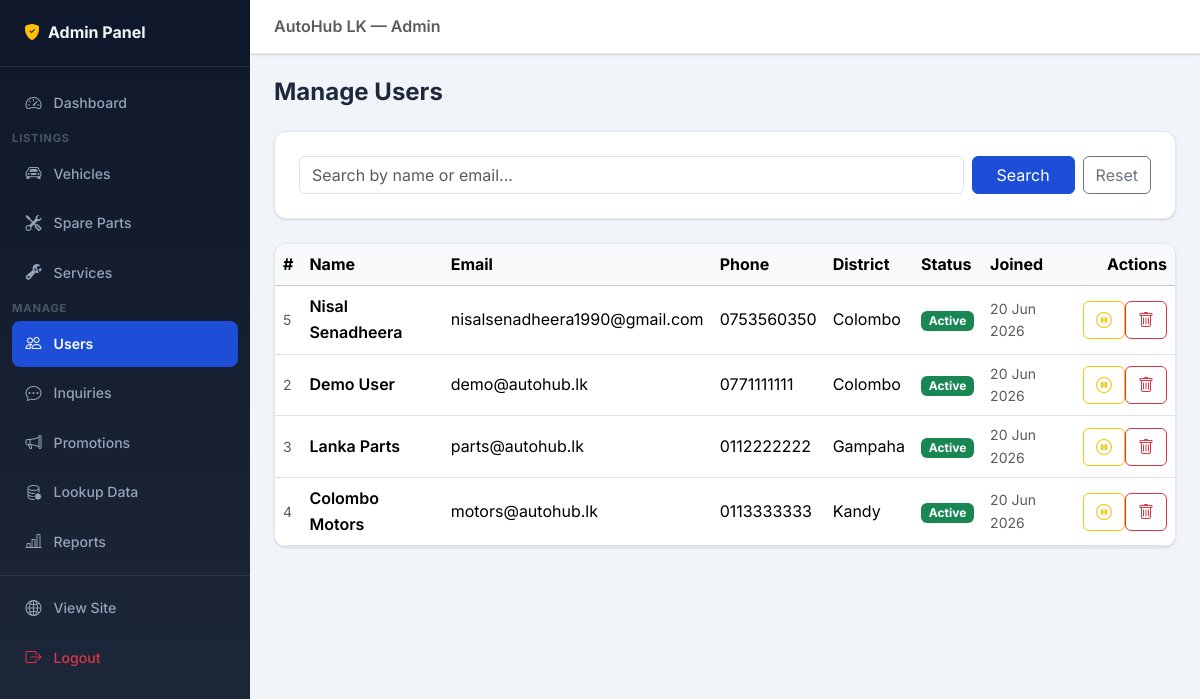
Screenshot of /public/admin/users (signed in) with the database file from the repository.
### tables this page shows
CREATE TABLE `users` (
  `id` int(10) UNSIGNED NOT NULL,
  `name` varchar(120) NOT NULL,
  `email` varchar(180) NOT NULL,
  `phone` varchar(20) NOT NULL DEFAULT '',
  `password_hash` varchar(255) NOT NULL,
  `role` enum('user','admin') NOT NULL DEFAULT 'user',
  `district` varchar(80) NOT NULL DEFAULT '',
  `city` varchar(80) NOT NULL DEFAULT '',
  `status` enum('active','suspended') NOT NULL DEFAULT 'active',
  `created_at` datetime NOT NULL DEFAULT current_timestamp()
);

### app/core/Controller.php (called while the page is built, shortened)
<?php
class Controller
{
    protected function view(string $view, array $data = [], string $layout = 'public'): void
    {
        extract($data);
        $viewFile = APP_ROOT . '/app/views/' . $view . '.php';
        require $viewFile;
    }
    protected function get(string $key, mixed $default = ''): mixed
    {
        return isset($_GET[$key]) ? trim($_GET[$key]) : $default;
    }
}

### app/controllers/AdminController.php (called while the page is built, shortened)
<?php
require_once APP_ROOT . '/app/models/UserModel.php';
class AdminController extends Controller
{
    private UserModel     $users;
    public function __construct()
    {
        $this->users     = new UserModel();
    }
    public function users(): void
    {
        $page   = max(1,(int)$this->get('page',1));
        $search = $this->get('q','');
        $list   = $this->users->listAll($page, ADMIN_ROWS_PER_PAGE, $search);
        $this->view('admin/users/index', compact('list','pag','search'), 'admin');
    }
}

### public/index.php (called while the page is built, shortened)
<?php
require_once ROOT . '/config/database.php';
require_once ROOT . '/app/core/Model.php';
require_once ROOT . '/app/core/Controller.php';
require_once ROOT . '/app/core/Router.php';
require_once ROOT . '/includes/helpers.php';
$router = new Router();
$router->get('/',                      'HomeController@index');
$router->get('/about',                 'AboutController@index');
$router->get('/contact',               'ContactController@show');
$router->post('/contact',              'ContactController@submit');
$router->get('/promotions',            'PromotionController@index');
$router->get('/vehicles',              'VehicleController@index');
$router->get('/vehicles/{id}',         'VehicleController@show');
$router->post('/vehicles/{id}/inquiry','VehicleController@inquiry');
$router->get('/parts',                 'PartController@index');
$router->get('/parts/{id}',            'PartController@show');
$router->post('/parts/{id}/inquiry',   'PartController@inquiry');
$router->get('/services',              'ServiceController@index');
$router->get('/services/{id}',         'ServiceController@show');
$router->post('/services/{id}/inquiry','ServiceController@inquiry');
$router->get('/login',                 'AuthController@showLogin');
$router->post('/login',                'AuthController@login');
$router->get('/register',              'AuthController@showRegister');
$router->post('/register',             'AuthController@register');
$router->get('/logout',                'AuthController@logout');
$router->get('/forgot-password',       'AuthController@showForgotPassword');
$router->post('/forgot-password',      'AuthController@forgotPassword');
$router->get('/ajax/models',           'VehicleController@ajaxModels');
$router->get('/ajax/cities',           'ContactController@ajaxCities');
$router->get('/dashboard',                         'DashboardController@index');
$router->get('/dashboard/profile',                 'DashboardController@profile');
$router->post('/dashboard/profile',                'DashboardController@updateProfile');
$router->get('/dashboard/vehicles',                'DashboardController@myVehicles');
$router->get('/dashboard/vehicles/create',         'DashboardController@createVehicle');
$router->post('/dashboard/vehicles/create',        'DashboardController@storeVehicle');
$router->get('/dashboard/vehicles/{id}/edit',      'DashboardController@editVehicle');
$router->post('/dashboard/vehicles/{id}/edit',     'DashboardController@updateVehicle');
$router->post('/dashboard/vehicles/{id}/delete',   'DashboardController@deleteVehicle');
$router->post('/dashboard/vehicles/{id}/sold',     'DashboardController@markVehicleSold');
$router->get('/dashboard/parts',                   'DashboardController@myParts');
$router->get('/dashboard/parts/create',            'DashboardController@createPart');
$router->post('/dashboard/parts/create',           'DashboardController@storePart');
$router->get('/dashboard/parts/{id}/edit',         'DashboardController@editPart');
$router->post('/dashboard/parts/{id}/edit',        'DashboardController@updatePart');
$router->post('/dashboard/parts/{id}/delete',      'DashboardController@deletePart');
$router->get('/dashboard/services',                'DashboardController@myServices');
$router->get('/dashboard/services/provider/edit',  'DashboardController@editProvider');
$router->post('/dashboard/services/provider/edit', 'DashboardController@updateProvider');
$router->get('/dashboard/services/create',         'DashboardController@createService');
$router->post('/dashboard/services/create',        'DashboardController@storeService');
$router->get('/dashboard/services/{id}/edit',      'DashboardController@editService');
$router->post('/dashboard/services/{id}/edit',     'DashboardController@updateService');
$router->post('/dashboard/services/{id}/delete',   'DashboardController@deleteService');
$router->post('/dashboard/services/{id}/addon',    'DashboardController@addAddon');
$router->post('/dashboard/addons/{id}/delete',     'DashboardController@deleteAddon');
$router->get('/dashboard/inquiries',               'DashboardController@inquiries');
$router->get('/admin/login',                        'AdminController@showLogin');
$router->post('/admin/login',                       'AdminController@login');
$router->get('/admin/logout',                       'AdminController@logout');
$router->get('/admin',                              'AdminController@dashboard');
$router->get('/admin/dashboard',                    'AdminController@dashboard');
$router->get('/admin/users',                        'AdminController@users');
$router->post('/admin/users/{id}/suspend',          'AdminController@suspendUser');
$router->post('/admin/users/{id}/activate',         'AdminController@activateUser');
$router->post('/admin/users/{id}/delete',           'AdminController@deleteUser');
$router->get('/admin/vehicles',                     'AdminController@vehicles');
$router->post('/admin/vehicles/{id}/approve',       'AdminController@approveVehicle');
$router->post('/admin/vehicles/{id}/reject',        'AdminController@rejectVehicle');
$router->post('/admin/vehicles/{id}/feature',       'AdminController@featureVehicle');
$router->post('/admin/vehicles/{id}/delete',        'AdminController@deleteVehicle');
$router->get('/admin/parts',                        'AdminController@parts');
$router->post('/admin/parts/{id}/approve',          'AdminController@approvePart');
$router->post('/admin/parts/{id}/reject',           'AdminController@rejectPart');
$router->post('/admin/parts/{id}/feature',          'AdminController@featurePart');
$router->post('/admin/parts/{id}/delete',           'AdminController@deletePart');
$router->get('/admin/services',                     'AdminController@services');
$router->post('/admin/services/{id}/approve',       'AdminController@approveService');
$router->post('/admin/services/{id}/reject',        'AdminController@rejectService');
$router->post('/admin/services/{id}/delete',        'AdminController@deleteService');
$router->get('/admin/lookup',                       'AdminController@lookup');
$router->post('/admin/lookup/manufacturer',         'AdminController@saveManufacturer');
$router->post('/admin/lookup/manufacturer/{id}/delete', 'AdminController@deleteManufacturer');
$router->post('/admin/lookup/model',                'AdminController@saveModel');
$router->post('/admin/lookup/model/{id}/delete',    'AdminController@deleteModel');
$router->post('/admin/lookup/part-category',        'AdminController@savePartCategory');
$router->post('/admin/lookup/part-category/{id}/delete', 'AdminController@deletePartCategory');
$router->post('/admin/lookup/service-category',     'AdminController@saveServiceCategory');
$router->post('/admin/lookup/service-category/{id}/delete', 'AdminController@deleteServiceCategory');
$router->post('/admin/lookup/district',             'AdminController@saveDistrict');
$router->post('/admin/lookup/city',                 'AdminController@saveCity');
$router->post('/admin/lookup/city/{id}/delete',     'AdminController@deleteCity');
$router->get('/admin/promotions',                   'AdminController@promotions');
$router->post('/admin/promotions/add',              'AdminController@addPromotion');
$router->post('/admin/promotions/{id}/remove',      'AdminController@removePromotion');
$router->get('/admin/inquiries',                    'AdminController@inquiries');
$router->get('/admin/inquiries/{id}',               'AdminController@viewInquiry');
$router->post('/admin/inquiries/{id}/delete',       'AdminController@deleteInquiry');
$router->get('/admin/reports',                      'AdminController@reports');
$url    = $_GET['url'] ?? '/';
$method = $_SERVER['REQUEST_METHOD'];
$router->dispatch($url, $method);

### config/database.php (called while the page is built, shortened)
<?php
class Database
{
    private static ?PDO $instance = null;
    public static function getInstance(): PDO
    {
        if (self::$instance === null) {
            $dsn = sprintf(
                'mysql:host=%s;dbname=%s;charset=%s',
                DB_HOST,
                DB_NAME,
                DB_CHARSET
            );
            $options = [
                PDO::ATTR_ERRMODE            => PDO::ERRMODE_EXCEPTION,
                PDO::ATTR_DEFAULT_FETCH_MODE => PDO::FETCH_ASSOC,
                PDO::ATTR_EMULATE_PREPARES   => false,
                PDO::MYSQL_ATTR_INIT_COMMAND => "SET NAMES utf8mb4 COLLATE utf8mb4_unicode_ci",
            ];
            try {
                self::$instance = new PDO($dsn, DB_USER, DB_PASS, $options);
            } catch (PDOException $e) {
                if (APP_DEBUG) {
                    die('Database connection failed: ' . $e->getMessage());
                } else {
                    die('Database connection error. Please try again later.');
                }
            }
        }
        return self::$instance;
    }
}

### app/models/UserModel.php (called while the page is built, shortened)
<?php
class UserModel extends Model
{
    public function listAll(int $page = 1, int $perPage = 20, string $search = ''): array
    {
        $offset = ($page - 1) * $perPage;
        $like   = '%' . $search . '%';
        $sql = 'SELECT id,name,email,phone,role,district,status,created_at
                FROM users WHERE (name LIKE ? OR email LIKE ?) AND role != "admin"
                ORDER BY created_at DESC LIMIT ? OFFSET ?';
        return $this->fetchAll($sql, [$like, $like, $perPage, $offset]);
    }
}

### app/core/Model.php (called while the page is built, shortened)
<?php
class Model
{
    protected PDO $db;
    public function __construct()
    {
        $this->db = Database::getInstance();
    }
    protected function fetchAll(string $sql, array $params = []): array
    {
        $stmt = $this->db->prepare($sql);
        $stmt->execute($params);
        return $stmt->fetchAll();
    }
}

### app/views/admin/users/index.php (the view, shortened to what this page needs)
<div class="d-flex justify-content-between align-items-center mb-4">
  <h2 class="h4 fw-bold mb-0">Manage Users</h2>
</div>
<div class="dash-card mb-4">
  <form method="GET" class="d-flex gap-2"><input type="text" name="q" class="form-control" placeholder="Search by name or email..." value="<?= e($search) ?>"><button class="btn btn-primary px-4">Search</button><a href="<?= url('admin/users') ?>" class="btn btn-outline-secondary">Reset</a></form>
</div>
<div class="dash-card p-0 overflow-hidden">
  <div class="table-responsive">
    <table class="table table-hover align-middle mb-0">
      <thead class="table-light"><tr><th>#</th><th>Name</th><th>Email</th><th>Phone</th><th>District</th><th>Status</th><th>Joined</th><th class="text-end">Actions</th></tr></thead>
      <tbody>
        <?php foreach ($list as $u): ?>
          <tr>
            <td class="text-muted small"><?= $u['id'] ?></td>
            <td class="fw-semibold"><?= e($u['name']) ?></td>
            <td><?= e($u['email']) ?></td>
            <td><?= e($u['phone']) ?></td>
            <td><?= e($u['district']) ?></td>
            <td><?= statusBadge($u['status']) ?></td>
            <td class="text-muted small"><?= formatDate($u['created_at']) ?></td>
            <td class="text-end">
              <div class="btn-group btn-group-sm">
                <?php if ($u['status']==='active'): ?>
                  <form method="POST" action="<?= url('admin/users/'.$u['id'].'/suspend') ?>" class="d-inline" onsubmit="return confirm('Suspend this user?')"><?= csrfField() ?><button class="btn btn-outline-warning" title="Suspend"><i class="bi bi-pause-circle"></i></button></form>
                <?php else: ?>
                  <form method="POST" action="<?= url('admin/users/'.$u['id'].'/activate') ?>" class="d-inline"><?= csrfField() ?><button class="btn btn-outline-success" title="Activate"><i class="bi bi-play-circle"></i></button></form>
                <?php endif; ?>
                <form method="POST" action="<?= url('admin/users/'.$u['id'].'/delete') ?>" class="d-inline" onsubmit="return confirm('Permanently delete this user and all their listings?')"><?= csrfField() ?><button class="btn btn-outline-danger" title="Delete"><i class="bi bi-trash"></i></button></form>
              </div>
            </td>
          </tr>
        <?php endforeach; ?>
      </tbody>
    </table>
  </div>
</div>

### includes/helpers.php (shortened to what this page needs)
<?php
function e(string|null $str): string
{
    return htmlspecialchars((string)$str, ENT_QUOTES | ENT_SUBSTITUTE, 'UTF-8');
}
function formatDate(string $dateStr): string
{
    return date('d M Y', strtotime($dateStr));
}
function url(string $path = ''): string
{
    return BASE_URL . '/' . ltrim($path, '/');
}
function statusBadge(string $status): string
{
    $map = [
        'pending'  => ['warning',   'Pending Review'],
        'approved' => ['success',   'Approved'],
        'rejected' => ['danger',    'Rejected'],
        'sold'     => ['secondary', 'Sold'],
        'sold_out' => ['secondary', 'Sold Out'],
        'expired'  => ['dark',      'Expired'],
        'active'   => ['success',   'Active'],
        'suspended'=> ['danger',    'Suspended'],
    ];
    [$color, $label] = $map[$status] ?? ['light', ucfirst($status)];
    return '<span class="badge bg-' . $color . '">' . e($label) . '</span>';
}

### app/core/Router.php (shortened to what this page needs)
<?php
class Router
{
    private array $routes = [];
    private function addRoute(string $method, string $pattern, string $handler): void
    {
        $this->routes[] = [
            'method'  => $method,
            'pattern' => $pattern,
            'handler' => $handler,
        ];
    }
    public function dispatch(string $url, string $requestMethod): void
    {
        $url = '/' . trim($url, '/');
        foreach ($this->routes as $route) {
            if ($route['method'] !== 'ANY' && $route['method'] !== strtoupper($requestMethod)) {
                continue;
            }
            $pattern = $route['pattern'];
            $regex = preg_replace('/\{([a-zA-Z_]+)\}/', '(?P<$1>[^/]+)', $pattern);
            $regex = '#^' . $regex . '$#';
            if (preg_match($regex, $url, $matches)) {
                $params = array_filter($matches, 'is_string', ARRAY_FILTER_USE_KEY);
                [$controllerName, $method] = explode('@', $route['handler']);
                $controller = new $controllerName();
                call_user_func_array([$controller, $method], $params);
                return;
            }
        }
    }
}

### rows the page displays
users: id "5", name "Nisal Senadheera", email "nisalsenadheera1990@gmail.com", phone "0753560350", district "Colombo", label "Active", created_at "20 Jun 2026"
users: id "2", name "Demo User", email "demo@autohub.lk", phone "0771111111", district "Colombo", label "Active", created_at "20 Jun 2026"
users: id "3", name "Lanka Parts", email "parts@autohub.lk", phone "0112222222", district "Gampaha", label "Active", created_at "20 Jun 2026"
users: id "4", name "Colombo Motors", email "motors@autohub.lk", phone "0113333333", district "Kandy", label "Active", created_at "20 Jun 2026"
